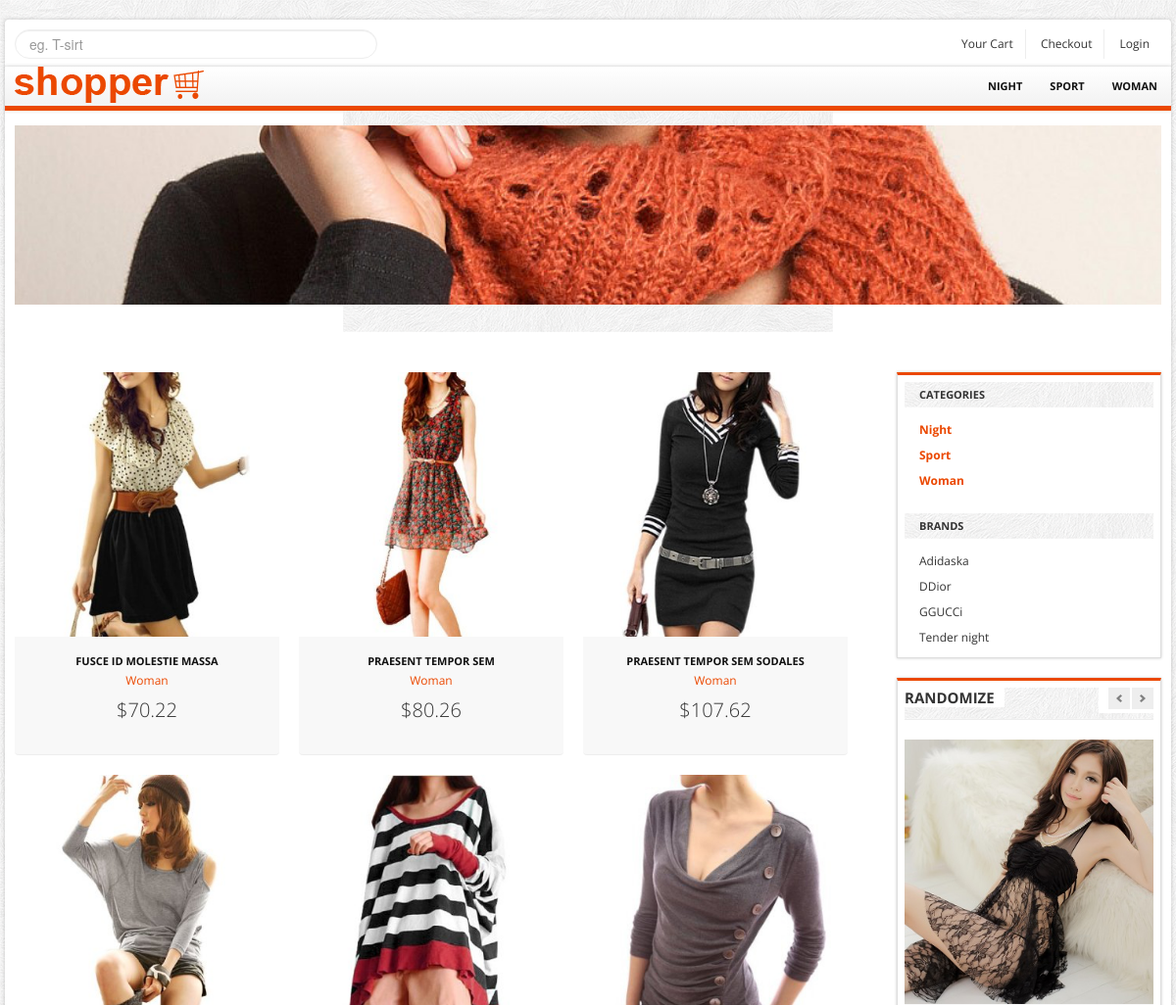
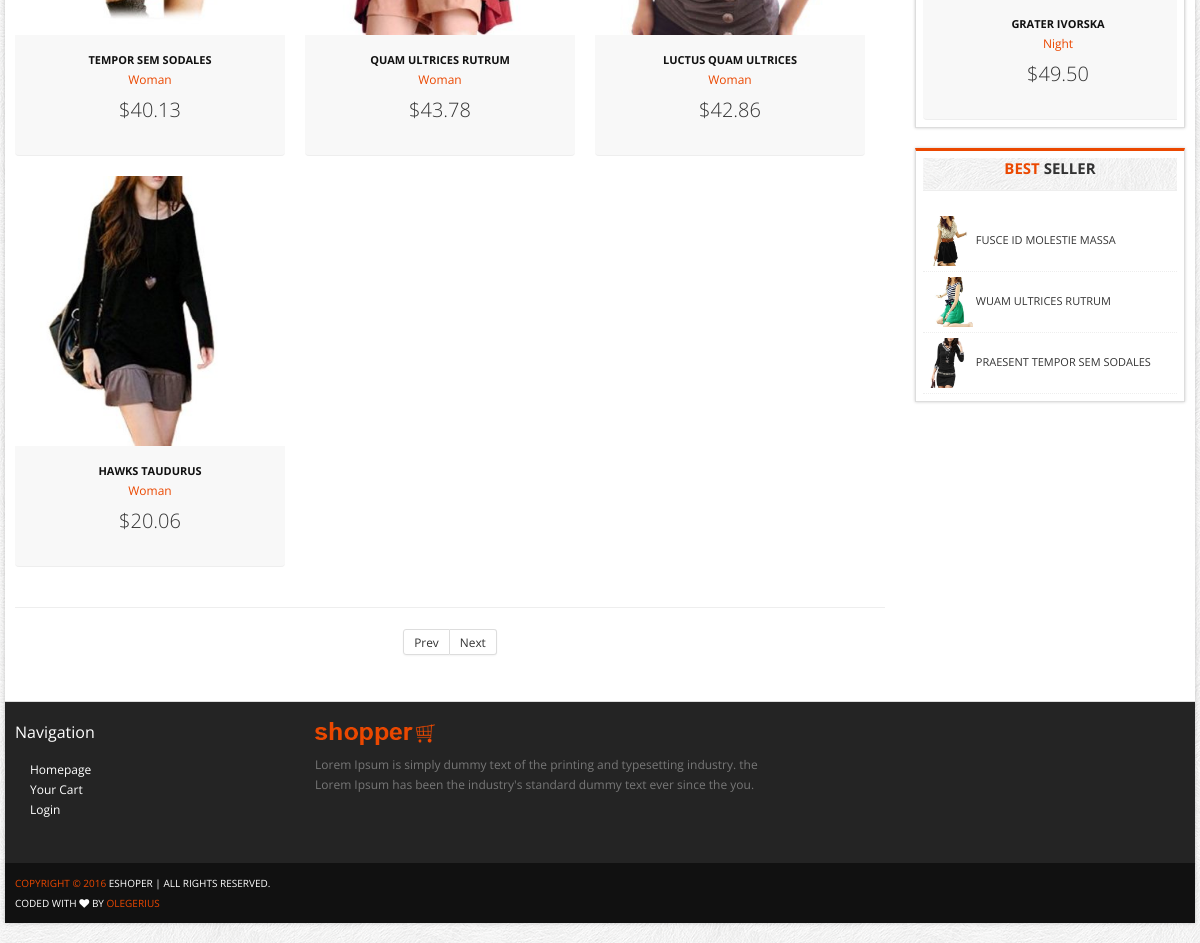
Screenshot of /products/woman/ with the database file from the repository (2 pictures, top to bottom).
### products/models.py (models this page shows, shortened)
class CatalogCategory(models.Model):
    catalog = models.ForeignKey('Catalog', related_name='categories')
    parent = models.ForeignKey('self', blank=True, null=True, related_name='children')
    name = models.CharField(max_length=255)
    slug = models.SlugField(max_length=150)
    description = models.TextField(blank=True)
    class Meta:
        ordering = ('name',)
        verbose_name = 'category'
        verbose_name_plural = 'categories'
    def __str__(self):
        return self.name
    def get_absolute_url(self):
        return reverse('shop:product_list_by_category', args=[self.slug])

class Product(models.Model):
    category = models.ForeignKey('CatalogCategory', related_name='products')
    brand = models.ForeignKey('ProductBrand', related_name='brands')
    name = models.CharField(max_length=255, db_index=True)
    slug = models.SlugField(max_length=255, db_index=True)
    description = models.TextField()
    photo1 = models.ImageField(upload_to='product_photo', blank=True)
    photo2 = models.ImageField(upload_to='product_photo', blank=True)
    manufacturer = models.CharField(max_length=255, blank=True)
    code = models.CharField(max_length=12, blank=True)
    sale_price = models.DecimalField(max_digits=6, decimal_places=2)
    price = models.DecimalField(max_digits=6, decimal_places=2)
    active = models.BooleanField(default=True)
    new = models.BooleanField(default=True)
    best_seller = models.BooleanField(default=True)
    objects = ProductManager()
    def get_absolute_url(self):
        return reverse("shop:product_detail", kwargs={"pk": self.pk})

class ProductBrand(models.Model):
    brand = models.CharField(max_length=100)
    slug = models.SlugField(max_length=100)
    class Meta:
        ordering = ('brand',)
        verbose_name = 'brand'
        verbose_name_plural = 'brands'
    def get_absolute_url(self):
        return reverse('shop:product_list_by_brand', args=[self.slug])

### products/views.py (the view)
# urls.py: url(r'^(?P<category_slug>[-\w]+)/$', CategoryList.as_view(), name='product_list_by_category'),
class CategoryList(View):
    def get(self, request, category_slug=None,*args, **kwargs):
        category = None
        categories = CatalogCategory.objects.all()
        object_list = Product.objects.filter(active=True)
        if category_slug:
            category = get_object_or_404(CatalogCategory, slug=category_slug)
            object_list = object_list.filter(category=category)
        context = {'category': category,
                   'categories': categories,
                   'object_list': object_list,
                   'randomone': sorted(Product.objects.all(), key=lambda x: random.random())[2],
                   'randomtwo': sorted(Product.objects.all(), key=lambda x: random.random())[2],
                   'best_seler': Product.objects.filter(best_seller=True)[:3],
                   'brands': ProductBrand.objects.all()
                   }
        return render(request, 'products/product_list.html', context)

### cart/context_processors.py (called while the page is built)
def cart(request):
    return {'cart': Cart(request) }

### products/models.py (called while the page is built)
    def all(self, *args, **kwargs):
        qs_main = super(ProductManager, self).all(*args, **kwargs)
        qs = qs_main.filter(active=True)
        return qs

### products/templates/products/product_list.html (shortened to what this page needs)
{% extends "base.html" %}
{% block container %}
<section class="main-content">
				<div class="row">
					<div class="span9">
						<ul class="thumbnails listing-products">
                            {% for product in object_list %}
                                <li class="span3">
								<div class="product-box">
									<span class="sale_tag"></span>
									<a href="{{ product.get_absolute_url }}"><img   alt="" src="{{ product.photo1.url }}"></a><br/>
									<a href="{{ product.get_absolute_url }}" class="title">{{ product.name }}</a><br/>
									<a href="{{ product.get_absolute_url }}" class="category">{{ product.category }}</a>
									<p class="price">${{ product.sale_price }}</p>
								</div>
							</li>
							 {% endfor %}
						</ul>
						<hr>
						<div class="pagination pagination-small pagination-centered">
                                <ul>
                                    <li><a href="{% url 'shop:products' %}?page=1">Prev</a></li>
                                    <li><a href="{% url 'shop:products' %}?page={{ page_obj.paginator.num_pages }}">Next</a></li>
                                </ul>
						</div>
					</div>
					{% include "products/right_bar.html" %}
				</div>
			</section>
{% endblock %}

### templates/base.html (shortened to what this page needs)
{% load staticfiles %}
<!DOCTYPE html>
<html lang="en">
	<head>
		<link href="{% static 'css/bootstrap.min.css' %}" rel="stylesheet">
		<link href="{% static 'css/bootstrap-responsive.min.css' %}" rel="stylesheet">
		<link href="{% static 'css/bootstrappage.css' %}" rel="stylesheet"/>
		<link href="{% static 'css/font-awesome.css' %}" rel="stylesheet"/>
		<link href="{% static 'css/flexslider.css' %}" rel="stylesheet"/>
		<link href="{% static 'css/main.css' %}" rel="stylesheet"/>
        <link href="{% static 'css/jquery.fancybox.css' %}" rel="stylesheet"/>
	</head>
    <body>
		<div id="top-bar" class="container">
			<div class="row">
				<div class="span4">
					<form method="POST" class="search_form">
						<input type="text" class="input-block-level search-query" Placeholder="eg. T-sirt">
					</form>
				</div>
				<div class="span8">
					<div class="account pull-right">
						<ul class="user-menu">
							<li><a href="{% url 'cart:cart_detail' %}">Your Cart</a></li>
							<li><a href="{% url "orders:order_create" %}">Checkout</a></li>
							<li><a href="{% url 'auth_login' %}">Login</a></li>
						</ul>
					</div>
				</div>
			</div>
		</div>
		<div id="wrapper" class="container">
			<section class="navbar main-menu">
				<div class="navbar-inner main-menu">
					<a href="{% url 'shop:products' %}" class="logo pull-left"><img src="{% static 'images/logo.png' %}" class="site_logo" alt=""></a>
					<nav id="menu" class="pull-right">
						<ul>
                            {% for category in categories %}
                                <li><a href="{{ category.get_absolute_url }}">{{ category.name }}</a>
                            {% endfor %}
						</ul>
					</nav>
				</div>
			</section>
			<section class="header_text sub">
			<img class="pageBanner" src="{% static 'images/pageBanner.png' %}" alt="New products" >
			</section>
            {% block container %}
            {% endblock %}
			<section id="footer-bar">
				<div class="row">
					<div class="span3">
						<h4>Navigation</h4>
						<ul class="nav">
							<li><a href="{% url 'shop:products' %}">Homepage</a></li>
							<li><a href="{% url 'cart:cart_detail' %}">Your Cart</a></li>
							<li><a href="{% url 'auth_login' %}">Login</a></li>
						</ul>
					</div>
					<div class="span5">
						<p class="logo"><img src="{% static 'images/logo.png' %}" class="site_logo" alt=""></p>
						<p>Lorem Ipsum is simply dummy text of the printing and typesetting industry. the  Lorem Ipsum has been the industry's standard dummy text ever since the you.</p>
						<br/>
						<span class="social_icons">
							<a class="facebook" href="#">Facebook</a>
							<a class="twitter" href="#">Twitter</a>
							<a class="skype" href="#">Skype</a>
							<a class="vimeo" href="#">Vimeo</a>
						</span>
					</div>
				</div>
			</section>
			<section id="copyright">
                               <span><a href="">Copyright © 2016</a> eShoper | All rights reserved.</span> <br>Coded with <i class="fa fa-heart"></i> by <a href="http://odyn.freeoda.com" target="_blank">Olegerius</a>
			</section>
		</div>
    </body>
</html>

### products/templates/products/right_bar.html (shortened to what this page needs)
<div class="span3 col">
						<div class="block">
							<ul class="nav nav-list">
								<li class="nav-header">CATEGORIES</li>
                                {% for category in categories %}
                                    <li class="active"><a href="{{ category.get_absolute_url }}">{{ category.name }}</a></li>
                                {% endfor %}
							</ul>
							<br/>
							<ul class="nav nav-list below">
								<li class="nav-header">BRANDS</li>
                                {% for product in brands %}
                                    <li><a href="{{ product.get_absolute_url }}">{{ product.brand }}</a></li>
                                {% endfor %}
							</ul>
						</div>
						<div class="block">
							<h4 class="title">
								<span class="pull-left"><span class="text">Randomize</span></span>
								<span class="pull-right">
									<a class="left button" href="#myCarousel" data-slide="prev"></a><a class="right button" href="#myCarousel" data-slide="next"></a>
								</span>
							</h4>
							<div id="myCarousel" class="carousel slide">
								<div class="carousel-inner">
									<div class="active item">
										<ul class="thumbnails listing-products">
											<li class="span3">
												<div class="product-box">
													<span class="sale_tag"></span>
													<img alt="" src="{{ randomone.photo1.url }}"><br/>
													<a href="product_detail.html" class="title">{{ randomone.name }}</a><br/>
													<a href="#" class="category">{{ randomone.category }}</a>
													<p class="price">${{ randomone.price }}</p>
												</div>
											</li>
										</ul>
									</div>
								</div>
							</div>
						</div>
						<div class="block">
							<h4 class="title"><strong>Best</strong> Seller</h4>
							<ul class="small-product">
                                {% for product in best_seler %}
                                    <li>
									<a href="{{ product.get_absolute_url }}" title="Praesent tempor sem sodales">
										<img src="{{ product.photo1.url }}" alt="Praesent tempor sem sodales">
									</a>
									<a href="{{ product.get_absolute_url }}">{{ product.name }}</a>
								</li>
                                {% endfor %}
							</ul>
						</div>
					</div>

### rows the page displays
CatalogCategory: name "NIGHT", name "Night"
CatalogCategory: name "SPORT", name "Sport"
CatalogCategory: name "WOMAN", name "Woman"
Product: photo1 (picture), name "FUSCE ID MOLESTIE MASSA", category "Woman", sale_price "70.22"
Product: photo1 (picture), name "PRAESENT TEMPOR SEM", category "Woman", sale_price "80.26"
Product: photo1 (picture), name "PRAESENT TEMPOR SEM SODALES", category "Woman", sale_price "107.62"
Product: photo1 (picture), name "TEMPOR SEM SODALES", category "Woman", sale_price "40.13"
Product: photo1 (picture), name "QUAM ULTRICES RUTRUM", category "Woman", sale_price "43.78"
Product: photo1 (picture), name "LUCTUS QUAM ULTRICES", category "Woman", sale_price "42.86"
Product: photo1 (picture), name "HAWKS TAUDURUS", category "Woman", sale_price "20.06"
ProductBrand: brand "Adidaska"
ProductBrand: brand "DDior"
ProductBrand: brand "GGUCCi"
ProductBrand: brand "Tender night"
Product: photo1 (picture), name "GRATER IVORSKA", category "Night", price "49.50"
Product: photo1 (picture), name "WUAM ULTRICES RUTRUM"
